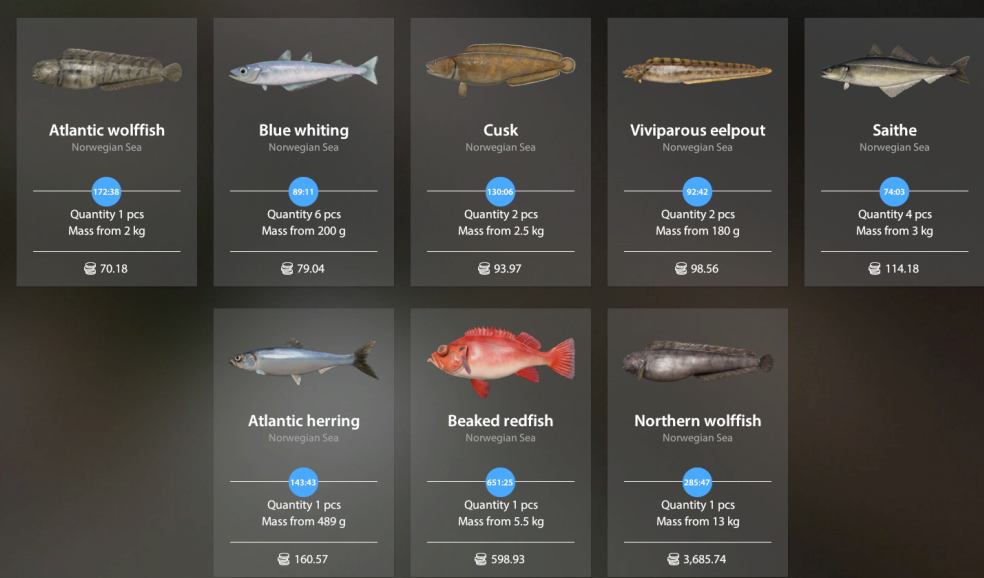
#> input picture ocr_training_full/Screenshot 2025-07-10 082415.png, 984 x 578 px, found by its file name; its folder holds 5 pictures in this run
$ python rf4_trained_ocr.py
#> lines starting #> are read from the running program, lines starting #| are printed output that depends on the picture; after the words box and inside, x2 and y2 are one past the last pixel; in counts of white or black regions, pixels touching at a corner belong together
#!/usr/bin/env python3
"""
RF4 Trained OCR Module
Uses our training data to improve OCR accuracy
"""

import pytesseract
from PIL import Image
import cv2
import numpy as np
import json
import os
from pathlib import Path
from typing import Dict, List, Tuple
import re
from difflib import SequenceMatcher

class RF4TrainedOCR:
    def __init__(self, training_dir="ocr_training_full"):
        self.training_dir = Path(training_dir)
        self.vocabulary = self._load_vocabulary()
        self.known_fish = self._load_fish_names()
        self.known_locations = [
            "Norwegian Sea", "Sura River", "The Amber Lake",
            "Volkhov River", "Mosquito Lake", "Winding Rivulet",
            "Old Burg Lake", "Akhtuba River", "Tri Lake", "Copper Lake"
        ]

    def _load_vocabulary(self) -> set:
        """Load vocabulary from training data"""
        vocab = set()
        if os.path.exists('rf4_vocab.txt'):
            with open('rf4_vocab.txt', 'r') as f:
#> (reads RF4 Records/backend/rf4_vocab.txt from the repository)
                vocab = set(line.strip() for line in f if line.strip())
        return vocab

    def _load_fish_names(self) -> set:
        """Extract fish names from training data"""
        fish_names = set()

        # Load from all JSON files in training directory
        for json_file in self.training_dir.glob('*.json'):
            with open(json_file, 'r') as f:
                data = json.load(f)
                for order in data.get('orders', []):
                    fish_names.add(order['fish'])

        return fish_names

    def preprocess_image(self, image_path: str) -> np.ndarray:
        """Advanced preprocessing specifically for RF4 cafe orders"""
        # Read image
        img = cv2.imread(str(image_path))
#> img is the input picture: shape (578, 984, 3); mean B, G, R 66.7, 70.4, 73
        if img is None:
            raise ValueError(f"Could not read image: {image_path}")

        # Convert to grayscale
        gray = cv2.cvtColor(img, cv2.COLOR_BGR2GRAY)
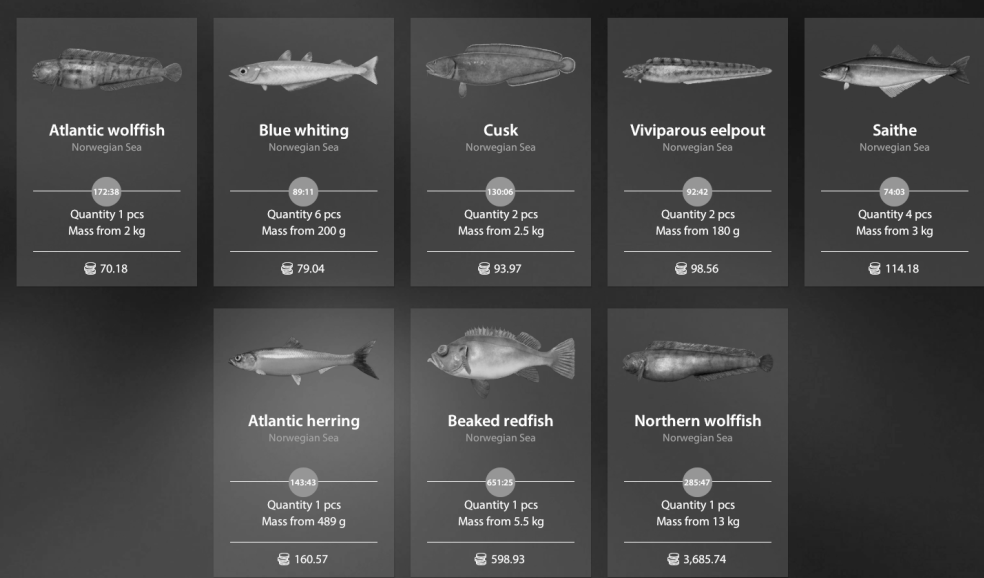
#> gray: shape (578, 984); min 10, max 255, mean 70.8

        # Apply CLAHE for better contrast
        clahe = cv2.createCLAHE(clipLimit=2.0, tileGridSize=(8,8))
        enhanced = clahe.apply(gray)
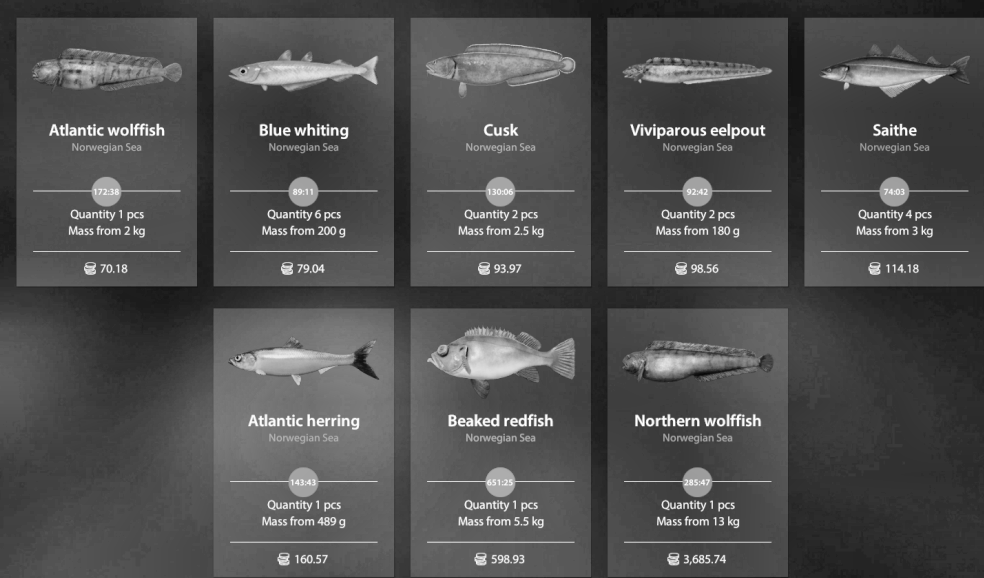
#> enhanced: shape (578, 984); min 7, max 255, mean 79.5

        # Binary threshold
        _, binary = cv2.threshold(enhanced, 0, 255, cv2.THRESH_BINARY + cv2.THRESH_OTSU)
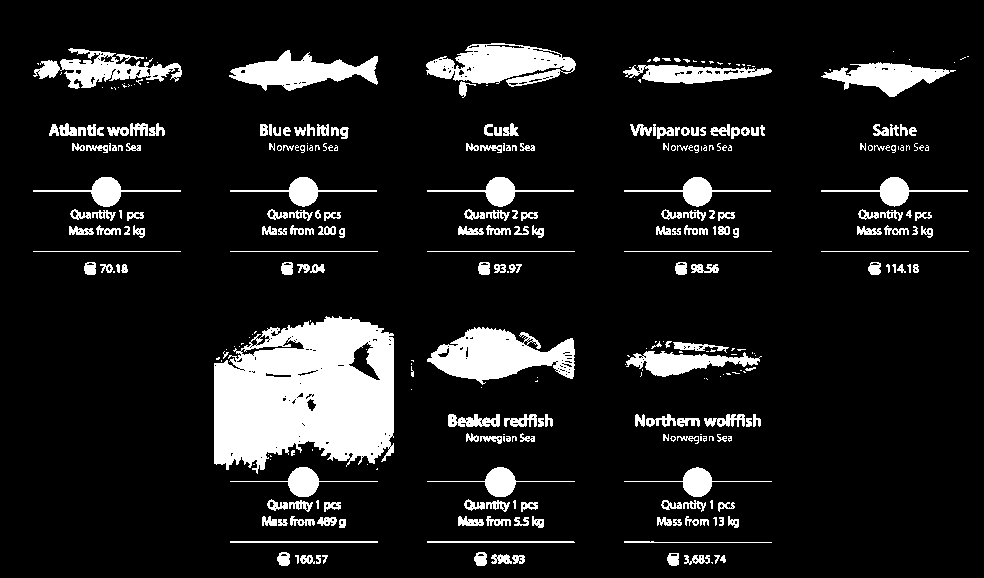
#> binary: shape (578, 984); 11.6% white; 337 white regions (128 under 20 px), largest, box (x1, y1, x2, y2) and area: (214, 316, 394, 474) 21467, (427, 327, 575, 385) 4861, (426, 43, 576, 87) 4008

        # Check if we need to invert (white text on dark background)
        if np.mean(binary) < 127:
            binary = cv2.bitwise_not(binary)

        # Denoise
        denoised = cv2.medianBlur(binary, 3)
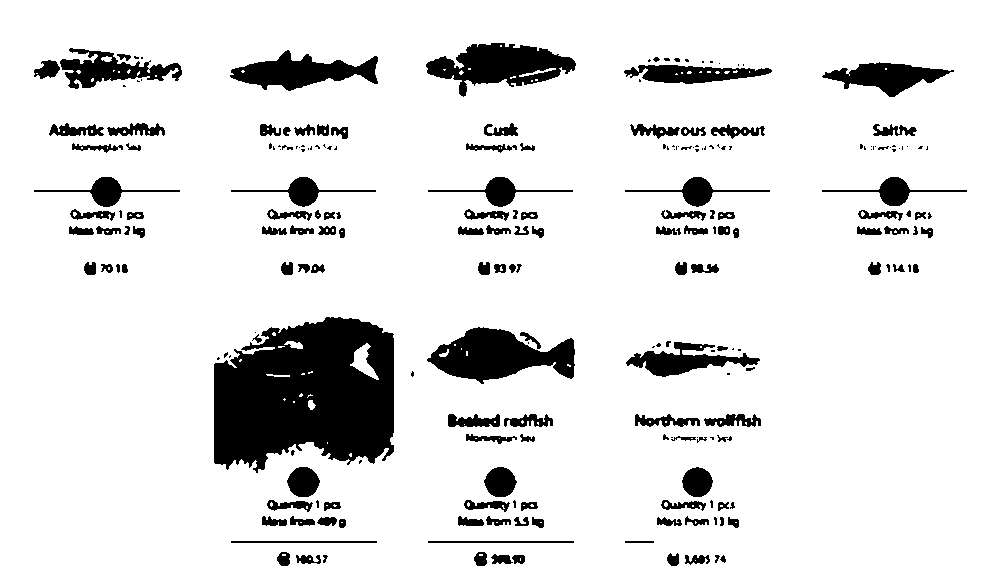
#> denoised: shape (578, 984); 88.5% white; 222 black regions (85 under 20 px), largest, box (x1, y1, x2, y2) and area: (214, 317, 394, 473) 21562, (427, 327, 575, 384) 4832, (426, 43, 576, 97) 4227

        # Scale up for better OCR (2x scale)
        scaled = cv2.resize(denoised, None, fx=2, fy=2, interpolation=cv2.INTER_CUBIC)

        return scaled

    def extract_text(self, image_path: str) -> str:
        """Extract text using Tesseract with RF4-specific config"""
        # Preprocess the image
        processed = self.preprocess_image(image_path)

        # Tesseract config optimized for RF4 cafe orders
        custom_config = r'--oem 3 --psm 6 -c tessedit_char_whitelist="0123456789ABCDEFGHIJKLMNOPQRSTUVWXYZabcdefghijklmnopqrstuvwxyz-\'. $,\t\n"'

        # Extract text
#> (the run stopped early here; a loop or call above may not have finished)
